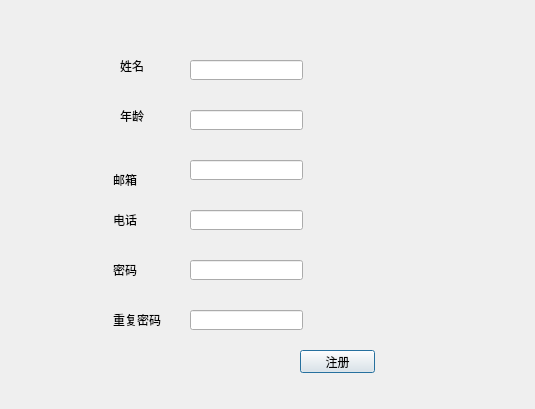
<?xml version="1.0" encoding="UTF-8"?>
<ui version="4.0">
 <class>registPage</class>
 <widget class="QDialog" name="registPage">
  <property name="geometry">
   <rect>
    <x>0</x>
    <y>0</y>
    <width>535</width>
    <height>409</height>
   </rect>
  </property>
  <property name="windowTitle">
   <string>Dialog</string>
  </property>
  <widget class="QLineEdit" name="name">
   <property name="geometry">
    <rect>
     <x>190</x>
     <y>60</y>
     <width>113</width>
     <height>20</height>
    </rect>
   </property>
  </widget>
  <widget class="QLineEdit" name="age">
   <property name="geometry">
    <rect>
     <x>190</x>
     <y>110</y>
     <width>113</width>
     <height>20</height>
    </rect>
   </property>
  </widget>
  <widget class="QLineEdit" name="email">
   <property name="geometry">
    <rect>
     <x>190</x>
     <y>160</y>
     <width>113</width>
     <height>20</height>
    </rect>
   </property>
  </widget>
  <widget class="QLineEdit" name="number">
   <property name="geometry">
    <rect>
     <x>190</x>
     <y>210</y>
     <width>113</width>
     <height>20</height>
    </rect>
   </property>
  </widget>
  <widget class="QLineEdit" name="password">
   <property name="geometry">
    <rect>
     <x>190</x>
     <y>260</y>
     <width>113</width>
     <height>20</height>
    </rect>
   </property>
  </widget>
  <widget class="QLineEdit" name="repassword">
   <property name="geometry">
    <rect>
     <x>190</x>
     <y>310</y>
     <width>113</width>
     <height>20</height>
    </rect>
   </property>
  </widget>
  <widget class="QLabel" name="label">
   <property name="geometry">
    <rect>
     <x>120</x>
     <y>60</y>
     <width>54</width>
     <height>12</height>
    </rect>
   </property>
   <property name="text">
    <string>姓名</string>
   </property>
  </widget>
  <widget class="QLabel" name="label_2">
   <property name="geometry">
    <rect>
     <x>120</x>
     <y>110</y>
     <width>54</width>
     <height>12</height>
    </rect>
   </property>
   <property name="text">
    <string>年龄</string>
   </property>
  </widget>
  <widget class="QLabel" name="label_3">
   <property name="geometry">
    <rect>
     <x>113</x>
     <y>170</y>
     <width>61</width>
     <height>20</height>
    </rect>
   </property>
   <property name="text">
    <string>邮箱</string>
   </property>
  </widget>
  <widget class="QLabel" name="label_4">
   <property name="geometry">
    <rect>
     <x>113</x>
     <y>210</y>
     <width>61</width>
     <height>20</height>
    </rect>
   </property>
   <property name="text">
    <string>电话</string>
   </property>
  </widget>
  <widget class="QLabel" name="label_5">
   <property name="geometry">
    <rect>
     <x>113</x>
     <y>260</y>
     <width>61</width>
     <height>20</height>
    </rect>
   </property>
   <property name="text">
    <string>密码</string>
   </property>
  </widget>
  <widget class="QLabel" name="label_6">
   <property name="geometry">
    <rect>
     <x>113</x>
     <y>310</y>
     <width>61</width>
     <height>20</height>
    </rect>
   </property>
   <property name="text">
    <string>重复密码</string>
   </property>
  </widget>
  <widget class="QPushButton" name="pushButton">
   <property name="geometry">
    <rect>
     <x>300</x>
     <y>350</y>
     <width>75</width>
     <height>23</height>
    </rect>
   </property>
   <property name="text">
    <string>注册</string>
   </property>
  </widget>
  <widget class="QLabel" name="tip">
   <property name="geometry">
    <rect>
     <x>53</x>
     <y>351</y>
     <width>211</width>
     <height>31</height>
    </rect>
   </property>
   <property name="text">
    <string/>
   </property>
  </widget>
 </widget>
 <resources/>
 <connections/>
</ui>
